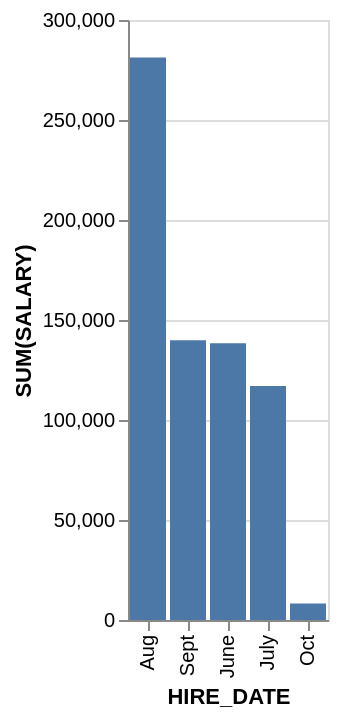

Write the Vega-Lite specification saved for this chart.
### Vega-Lite specification from a JSON file in a GitHub repository (floating-point values rounded to 4 significant figures)
{"data": {"values": [{"x_data": "Aug", "y_data": 281300}, {"x_data": "Sept", "y_data": 139900}, {"x_data": "June", "y_data": 138400}, {"x_data": "July", "y_data": 117000}, {"x_data": "Oct", "y_data": 8300}]}, "mark": "bar", "encoding": {"x": {"field": "x_data", "type": "nominal", "title": "HIRE_DATE", "sort": {"op": "sum", "field": "y_data", "order": "descending"}}, "y": {"field": "y_data", "type": "quantitative", "title": "SUM(SALARY)"}}}
